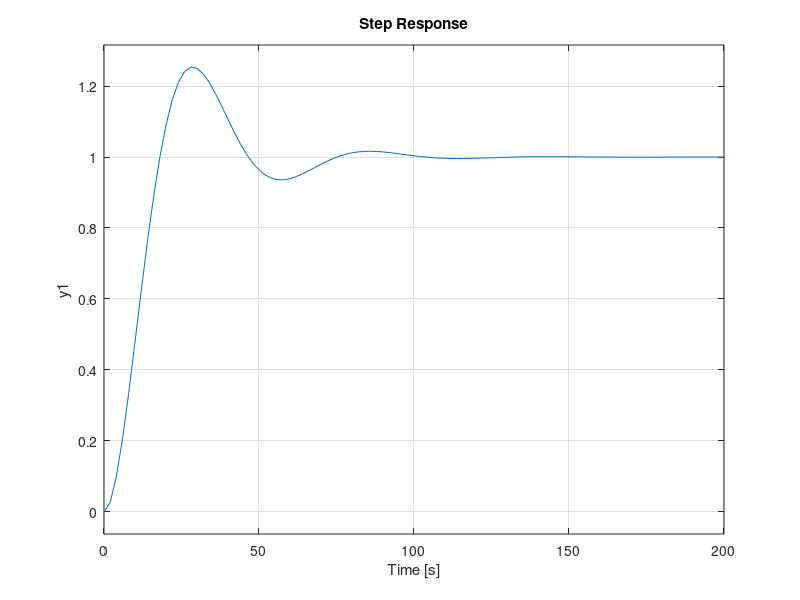
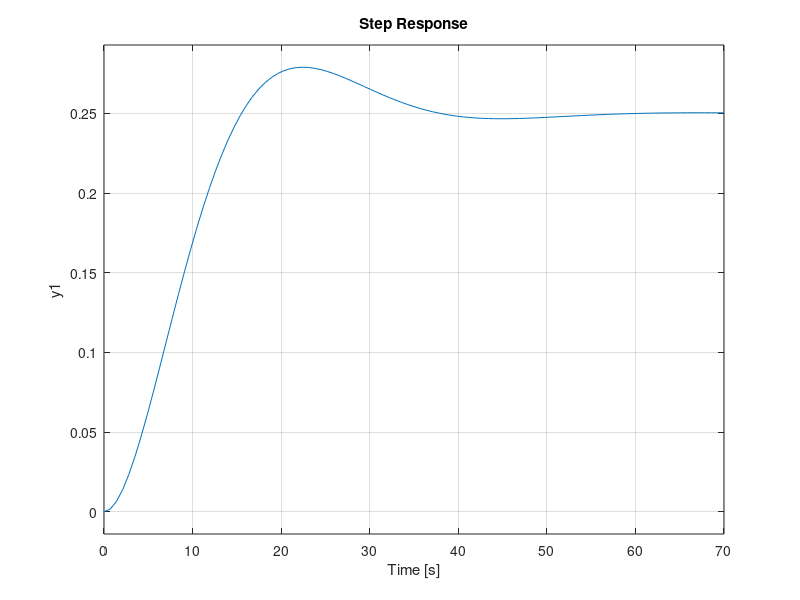
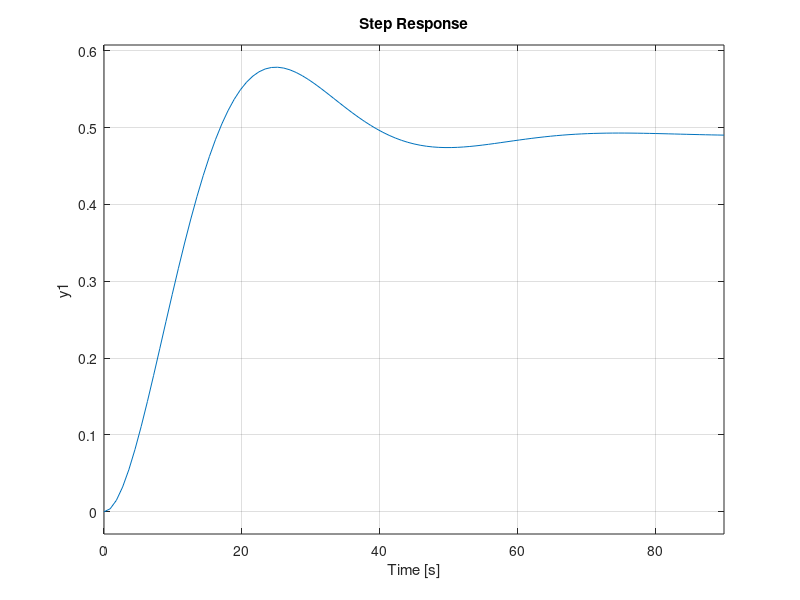

Write MATLAB code to recreate these figures, in order.
clear all
close all
clc

omega_n_0=0.12
zeta_0=0.4

I_x=1  %kg m^2
I_y=0.5 %kg m^2
I_z=0.7 %kg m^2
I_max=max([I_x I_y I_z])

k_p=2*omega_n_0^2*I_max
k_d=2*zeta_0*omega_n_0*I_max
s=tf('s')
%%T_1
T_1=k_p/(2*I_x)/(s^2+k_d/I_x*s+k_p/(2*I_x))
figure
step(T_1)
damp(T_1)
%%T_2
T_2=(k_p/2*I_y)/(s^2+(k_d/I_y)*s+(k_p/(2*I_y)))
figure
step(T_2)
damp(T_2)
%%T_3
T_3=(k_p/2*I_z)/(s^2+(k_d/I_z)*s+(k_p/(2*I_z)))
figure
step(T_3)
damp(T_3)